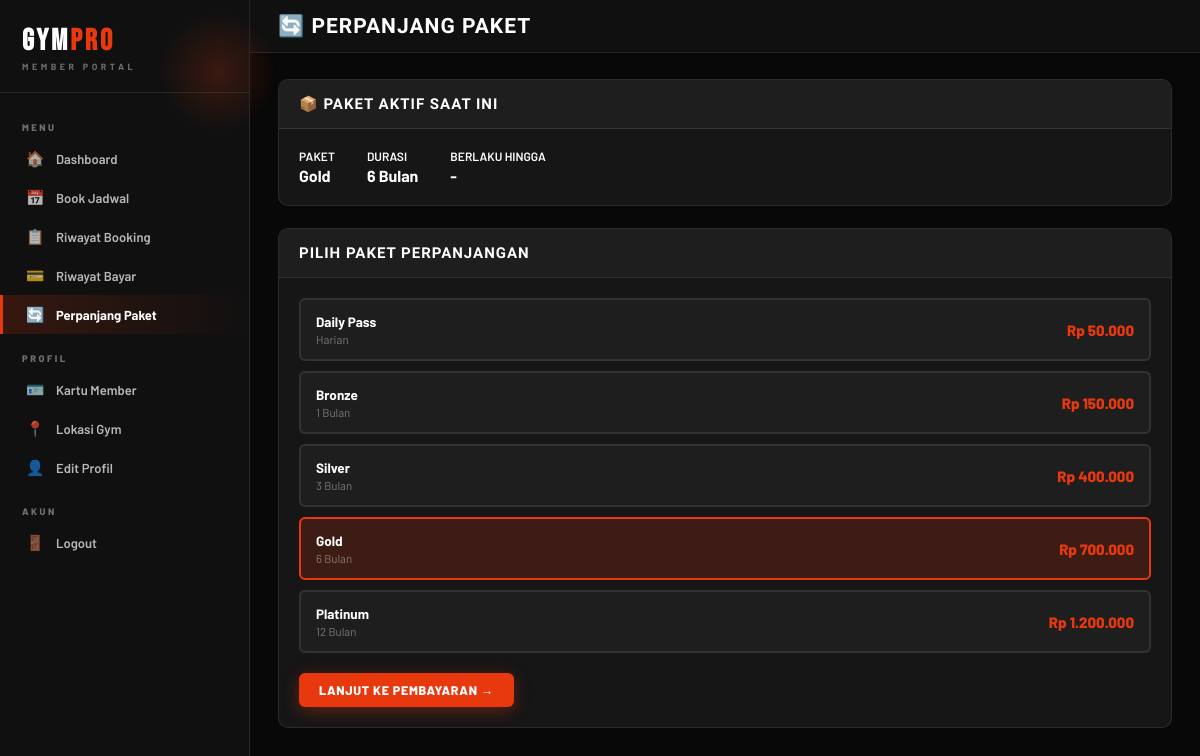
Screenshot of /member/extend.php (signed in) with the database file from the repository.
### tables this page shows
CREATE TABLE MEMBER (
    member_id INT PRIMARY KEY AUTO_INCREMENT,
    name VARCHAR(100) NOT NULL,
    address TEXT NOT NULL,
    phone VARCHAR(20) NOT NULL,
    email VARCHAR(100) UNIQUE NOT NULL,
    password VARCHAR(255) NOT NULL,
    photo VARCHAR(255) DEFAULT NULL,
    package_id INT DEFAULT NULL,
    status ENUM('active','inactive') DEFAULT 'inactive',
    join_date DATE DEFAULT (CURRENT_DATE),
    FOREIGN KEY (package_id) REFERENCES PACKAGE(package_id)
);

CREATE TABLE PACKAGE (
    package_id INT PRIMARY KEY AUTO_INCREMENT,
    package_name VARCHAR(100) NOT NULL,
    price INT NOT NULL,
    duration INT NOT NULL
);

### member/extend.php (the view, shortened to what this page needs)
<?php
require_once '../includes/db.php';
require_once 'header.php';
$member_id = $_SESSION['user_id'];
$step = $_SESSION['extend_step'] ?? '1';
$packages = $pdo->query("SELECT * FROM PACKAGE ORDER BY price ASC")->fetchAll();
$member = $pdo->prepare("SELECT m.*, p.package_name, p.duration FROM MEMBER m LEFT JOIN PACKAGE p ON m.package_id=p.package_id WHERE m.member_id=?");
$member->execute([$member_id]); $member = $member->fetch();
?>
<div class="main-content">
    <div class="topbar">
        <h1>🔄 Perpanjang Paket</h1>
    </div>
    <div class="content">
        <div class="card" style="margin-bottom:22px;">
            <div class="card-header"><h3>📦 Paket Aktif Saat Ini</h3></div>
            <div class="card-body">
                <div style="display:flex; gap:32px; flex-wrap:wrap;">
                    <div>
                        <div style="font-size:12px; color:var(--text-light); font-weight:600; margin-bottom:3px;">PAKET</div>
                        <div style="font-size:16px; font-weight:700; color:var(--text-dark);"><?= $member['package_name'] ?? 'Belum ada' ?></div>
                    </div>
                    <div>
                        <div style="font-size:12px; color:var(--text-light); font-weight:600; margin-bottom:3px;">DURASI</div>
                        <div style="font-size:16px; font-weight:700; color:var(--text-dark);"><?= $member['duration'] ? $member['duration'].' Bulan' : 'Harian' ?></div>
                    </div>
                    <div>
                        <div style="font-size:12px; color:var(--text-light); font-weight:600; margin-bottom:3px;">BERLAKU HINGGA</div>
                        <div style="font-size:16px; font-weight:700; color:<?= $member['package_expiry'] && $member['package_expiry'] < date('Y-m-d') ? '#DC2626' : 'var(--brown-dark)' ?>;">
                            <?= $member['package_expiry'] ? date('d M Y', strtotime($member['package_expiry'])) : '-' ?>
                        </div>
                    </div>
                </div>
            </div>
        </div>
        <?php if ($step === '1'): ?>
        <div class="card">
            <div class="card-header"><h3>Pilih Paket Perpanjangan</h3></div>
            <div class="card-body">
                <form method="POST">
                    <div style="display:flex; flex-direction:column; gap:10px; margin-bottom:20px;">
                        <?php foreach ($packages as $p): ?>
                        <label for="pk<?=$p['package_id']?>" class="pkg-label">
                            <div><div class="pkg-name"><?= htmlspecialchars($p['package_name']) ?></div><div class="pkg-dur"><?= $p['duration']==0?'Harian':$p['duration'].' Bulan' ?></div></div>
                            <div class="pkg-price">Rp <?= number_format($p['price'],0,',','.') ?></div>
                        </label>
                        <?php endforeach; ?>
                    </div>
                    <button type="submit" class="btn btn-primary">Lanjut ke Pembayaran →</button>
                </form>
            </div>
        </div>
        <?php endif; ?>
    </div>
</div>
<?php require_once '../includes/footer.php'; ?>

### css/style.css (style rules this page uses)
* { margin: 0; padding: 0; box-sizing: border-box; }
:root { --black: #080808; --black-2: #101010; --black-3: #161616; --black-4: #1E1E1E; --black-5: #272727; --accent: #E8380D; --accent-2: #FF5E2E; --accent-dim: rgba(232,56,13,0.18); --accent-glow: rgba(232,56,13,0.30); --gold: #F5A623; --white: #FFFFFF; --w90: rgba(255,255,255,0.90); --w70: rgba(255,255,255,0.70); --w40: rgba(255,255,255,0.40); --w15: rgba(255,255,255,0.15); --w08: rgba(255,255,255,0.08); --w04: rgba(255,255,255,0.04); --border: rgba(255,255,255,0.09); --border-hot: rgba(232,56,13,0.45); --shadow-sm: 0 2px 12px rgba(0,0,0,0.5); --shadow-md: 0 6px 28px rgba(0,0,0,0.55); --shadow-lg: 0 12px 52px rgba(0,0,0,0.65); --shadow-accent: 0 4px 28px rgba(232,56,13,0.35); --radius-sm: 6px; --radius-md: 10px; --radius-lg: 16px; --radius-xl: 24px; }
body { font-family: 'Barlow', system-ui, sans-serif; background: var(--black); color: var(--white); font-size: 14px; min-height: 100vh; }
.main-content { margin-left: 250px; min-height: 100vh; }
.topbar { background: var(--black-2); padding: 14px 28px; display: flex; justify-content: space-between; align-items: center; border-bottom: 1px solid var(--border); position: sticky; top: 0; z-index: 50; }
.topbar h1 { font-family: 'Barlow Condensed', sans-serif; font-size: 21px; font-weight: 800; color: var(--white); text-transform: uppercase; letter-spacing: 1px; }
.content { padding: 26px 28px; }
.card { background: var(--black-3); border-radius: var(--radius-md); border: 1px solid var(--border); margin-bottom: 20px; overflow: hidden; }
.card-header { padding: 15px 20px; border-bottom: 1px solid var(--border); display: flex; justify-content: space-between; align-items: center; background: var(--black-4); }
.card-header h3 { font-family: 'Barlow Condensed', sans-serif; font-size: 15px; font-weight: 800; color: var(--white); text-transform: uppercase; letter-spacing: 1px; }
.card-body { padding: 20px; }
.btn { display: inline-flex; align-items: center; gap: 6px; padding: 9px 20px; border-radius: var(--radius-sm); font-size: 12.5px; font-weight: 800; cursor: pointer; border: none; text-decoration: none; transition: all 0.17s; font-family: 'Barlow', sans-serif; letter-spacing: 0.7px; text-transform: uppercase; }
.btn-primary { background: var(--accent); color: #fff; box-shadow: 0 4px 16px rgba(232,56,13,0.35); }
.pkg-label { display: flex; justify-content: space-between; align-items: center; padding: 13px 15px; border: 2px solid var(--border); border-radius: var(--radius-sm); cursor: pointer; transition: all 0.17s; background: var(--black-4); }
.pkg-option:checked + .pkg-label { border-color: var(--accent); background: var(--accent-dim); }
.pkg-name { font-weight: 700; font-size: 13.5px; color: var(--white); }
.pkg-dur { font-size: 11.5px; color: var(--w40); margin-top: 2px; }
.pkg-price { font-weight: 800; color: var(--accent); font-size: 15px; }

### rows the page displays
member: package.package_name "Gold", package.duration "6"
package: package_name "Daily Pass", duration "Harian", price "50.000"
package: package_name "Bronze", duration "1", price "150.000"
package: package_name "Silver", duration "3", price "400.000"
package: package_name "Gold", duration "6", price "700.000"
package: package_name "Platinum", duration "12", price "1.200.000"
